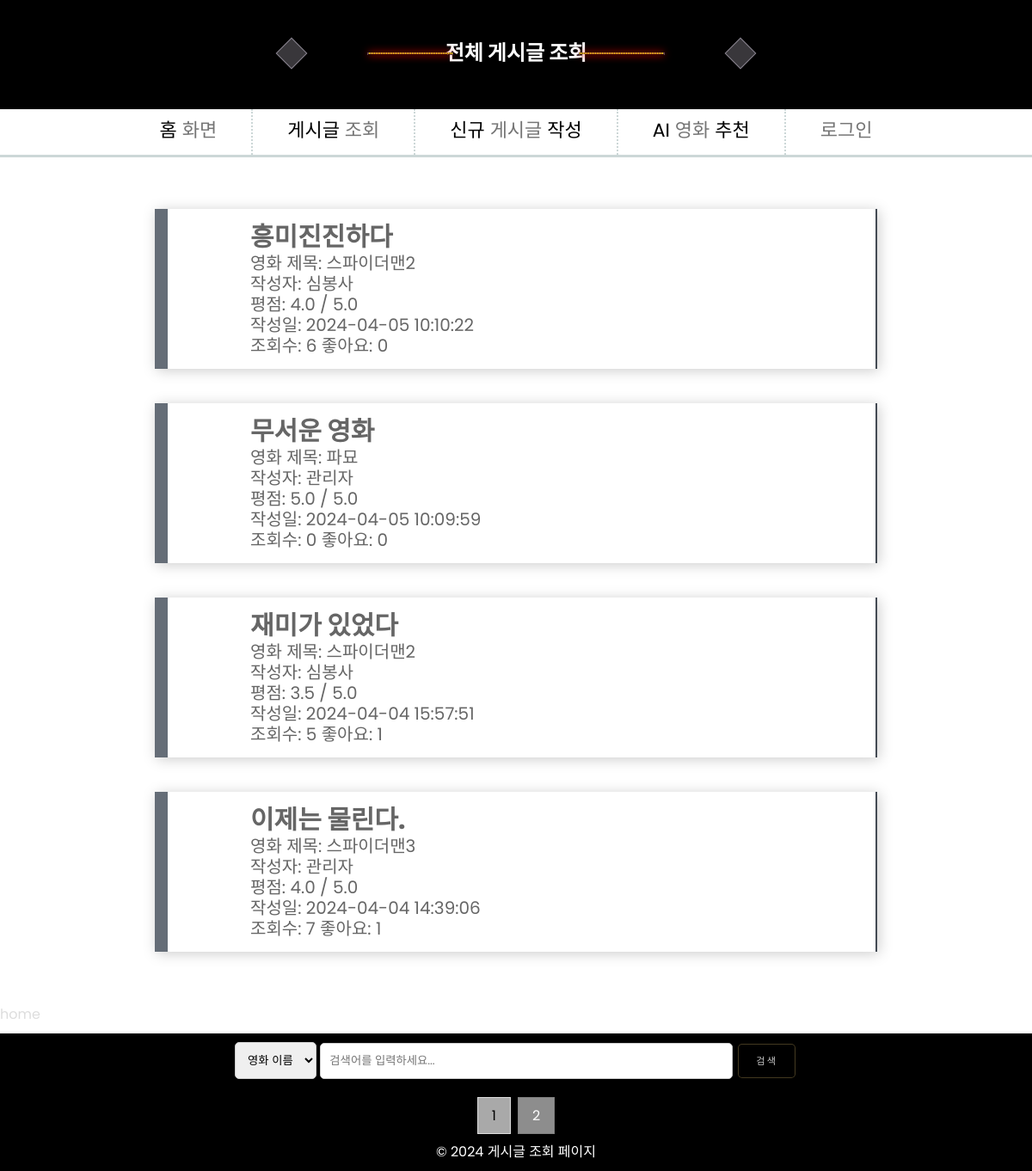
Page /전체글조회?page=2 on the committed database.
### app.py (models this page shows)
class Posting(db.Model):  # 게시글 정보 데이터
    id = db.Column(db.Integer, primary_key=True)
    user_id = db.Column(db.String, nullable=False)
    username = db.Column(db.String, nullable=False)
    movie_title = db.Column(db.String, nullable=False)
    posting_title = db.Column(db.String, nullable=False)
    review = db.Column(db.String, nullable=False)
    grade = db.Column(db.Float, nullable=False)
    date = db.Column(db.DateTime, nullable=False)
    views = db.Column(db.Integer, nullable=False)
    likes = db.Column(db.Integer, nullable=False)

### app.py (the view)
@app.route("/전체글조회", methods=["POST", "GET"])
def 전체글조회():
    if request.method == "POST":
        find = request.form.get("find")
        tag = request.form.get("tag")
        posts = (
            Posting.query.filter(getattr(Posting, tag).like(f"%{find}%"))
            .order_by(desc(Posting.date))
            .all()
        )
        POSTS_PER_PAGE = 30
        page = request.args.get("page", 1, type=int)
        start_index = (page - 1) * POSTS_PER_PAGE
        end_index = start_index + POSTS_PER_PAGE
        displayed_posts = posts[start_index:end_index]
        total_pages = len(posts) // POSTS_PER_PAGE + (len(posts) % POSTS_PER_PAGE > 0)
        return render_template(
            "전체글 조회.html",
            posts=displayed_posts,
            total_pages=total_pages,
            current_page=page,
            login=session.get('user_id'),
        )
    else:
        posts = Posting.query.order_by(desc(Posting.date)).all()
        POSTS_PER_PAGE = 5
        page = request.args.get("page", 1, type=int)
        start_index = (page - 1) * POSTS_PER_PAGE
        end_index = start_index + POSTS_PER_PAGE
        displayed_posts = posts[start_index:end_index]
        total_pages = len(posts) // POSTS_PER_PAGE + (len(posts) % POSTS_PER_PAGE > 0)
        return render_template(
            "전체글 조회.html",
            posts=displayed_posts,
            total_pages=total_pages,
            current_page=page,
            login=session.get('user_id'),
        )

### app.py (called while the page is built)
@app.before_request
def clear_session():
    if not app.config.get('_got_first_request', None):
        session.clear()  # 서버가 시작될 때 세션을 초기화합니다.
        app.config['_got_first_request'] = True

### templates/전체글 조회.html (shortened to what this page needs)
<!DOCTYPE html>
<html lang="en">
<head>
    <link rel="stylesheet" href="{{ url_for('static', filename='style.css') }}">
</head>
<body>
    <div class="container">
        <header>
            <div class="example-5">
                <span class="heading-line--container">
                    <span class="heading-line--left"><span class="animate"></span></span>
                    <h2>전체 게시글 조회</h2>
                    <span class="heading-line--right"><span class="animate"></span></span>
                </span>
            </div>
        </header>
        <nav class="navigation">
            <ul class="menu">
                <li class="menu__item">
                    <a href="/" class="menu__link">
                        <span class="menu__title">
                            <span class="menu__first-word" data-hover="홈">
                                홈
                            </span>
                            <span class="menu__second-word" data-hover="화면">
                                화면
                            </span>
                        </span>
                    </a>
                </li>
                <li class="menu__item">
                    <a href="/전체글조회" class="menu__link">
                        <span class="menu__title">
                            <span class="menu__first-word" data-hover="게시글">
                                게시글
                            </span>
                            <span class="menu__second-word" data-hover="조회">
                                조회
                            </span>
                        </span>
                    </a>
                </li>
                <li class="menu__item">
                    <a href="/게시글작성" class="menu__link">
                        <span class="menu__title">
                            <span class="menu__first-word" data-hover="신규">
                                신규
                            </span>
                            <span class="menu__second-word" data-hover="게시글">
                                게시글
                            </span>
                            <span class="menu__first-word" data-hover="작성">
                                작성
                            </span>
                        </span>
                    </a>
                </li>
                <li class="menu__item">
                    <a href="/AI추천" class="menu__link">
                        <span class="menu__title">
                            <span class="menu__first-word" data-hover="AI">
                                AI
                            </span>
                            <span class="menu__second-word" data-hover="영화">
                                영화
                            </span>
                            <span class="menu__first-word" data-hover="추천">
                                추천
                            </span>
                        </span>
                    </a>
                </li>
                {% if login %}
                <li class="menu__item">
                    <a href="/로그아웃" class="menu__link">
                        <span class="menu__title">
                            <span class="menu__first-word" data-hover="로그">
                                로그
                            </span>
                            <span class="menu__second-word" data-hover="아웃">
                                아웃
                            </span>
                        </span>
                    </a>
                </li>
                {% else %}
                <li class="menu__item">
                    <a href="/로그인화면" class="menu__link">
                        <span class="menu__title">
                            <span class="menu__second-word" data-hover="로그인">
                                로그인
                            </span>
                        </span>
                    </a>
                </li>
                {% endif %}
            </ul>
        </nav>
        <div class="content">
            {% for post in posts %}
            <a href="/게시글조회?post_id={{ post.id }}" style="text-decoration: none; color: inherit; ">
                <blockquote class="default">
                    <h2><span class="Cdefault">{{ post.posting_title }}</span></h2>
                    <p>영화 제목: {{ post.movie_title }}</p>
                    <p>작성자: {{ post.username }}</p>
                    <p>평점: {{ post.grade }} / 5.0</p>
                    <p>작성일: {{ post.date.strftime("%Y-%m-%d %H:%M:%S") }}</p>
                    <p>조회수: {{ post.views }} 좋아요: {{ post.likes }}</p>
                </blockquote>
            </a>
            {% endfor %}
        </div>
        <a href="/" class="scroll-to-top" style="text-decoration: none; color: #ddd;">home</a>
        <footer>
            <div class="container">
                <form method="POST">
                    <div class="search-container">
                        <label>
                            <select class="search-select" name="tag">
                                <option value="movie_title">영화 이름</option>
                            </select>
                        </label>
                        <label>
                            <input type="text" name="find" class="search-box" placeholder="검색어를 입력하세요..." required>
                        </label>
                        <button type="submit" class="btn">검색</button>
                    </div>
                </form>
                <div class="pagination">
                    {% for page_num in range(1, total_pages + 1) %}
                    <a href="?page={{ page_num }}" {% if page_num==current_page %}class="active" {% endif %}>{{ page_num
                        }}</a>
                    {% endfor %}
                </div>
                <p>&copy; 2024 게시글 조회 페이지</p>
            </div>
        </footer>
    </div>
</body>
</html>

### static/style.css (style rules this page uses)
:root { --primary-color: #000000; --secondary-color: #757575; --black: #000000; --white: #ffffff; --gray: #f4f4f4; --gray-2: #757575; --facebook-color: #4267B2; --google-color: #DB4437; --twitter-color: #1DA1F2; --insta-color: #E1306C; }

### rows in the picture
Posting: posting_title "흥미진진하다", movie_title "스파이더맨2", username "심봉사", grade "4.0", date "2024-04-05 10:10:22", views "6", likes "0"
Posting: posting_title "무서운 영화", movie_title "파묘", username "관리자", grade "5.0", date "2024-04-05 10:09:59", views "0", likes "0"
Posting: posting_title "재미가 있었다", movie_title "스파이더맨2", username "심봉사", grade "3.5", date "2024-04-04 15:57:51", views "5", likes "1"
Posting: posting_title "이제는 물린다.", movie_title "스파이더맨3", username "관리자", grade "4.0", date "2024-04-04 14:39:06", views "7", likes "1"

### other values in the picture
{{ page_num }} "1" "2"
